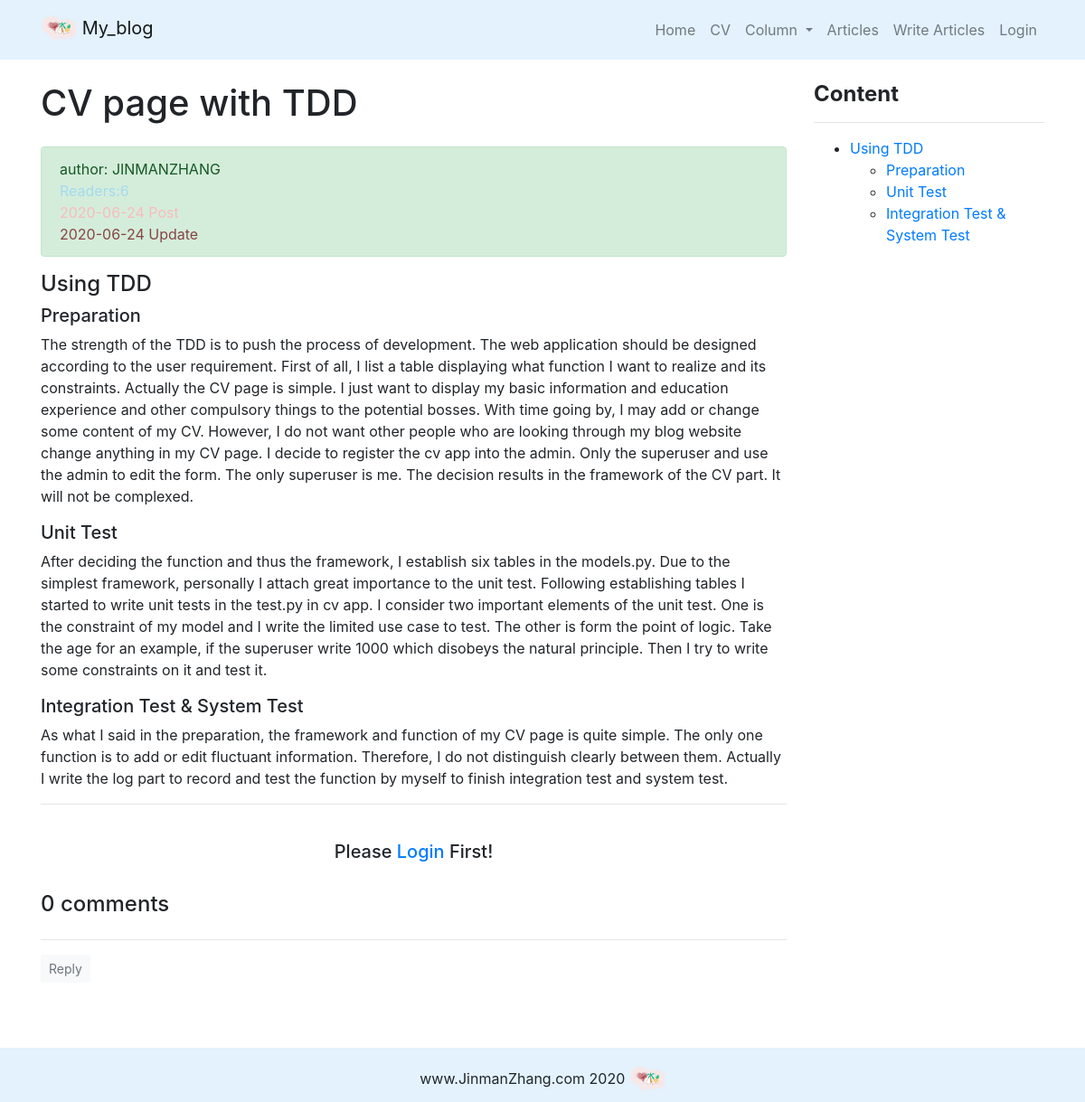
Screenshot of /article/article_detail/51/ with the database file from the repository.
### article/models.py (models this page shows, shortened)
class ArticlePost(models.Model):
    author = models.ForeignKey(User,on_delete=models.CASCADE)
    title = models.CharField(max_length=100)
    column = models.ForeignKey(
        ArticleColumn,
        null=True,
        blank=True,
        on_delete=models.CharField,
        related_name='article'
    )
    body = models.TextField()
    tags = TaggableManager(blank=True)
    picture = models.ImageField(upload_to='article/%Y%m%d/', blank=True)  #deal with the picture when saving
    def save(self,*args,**kwargs):
        article = super(ArticlePost,self).save(*args,**kwargs)
        return article
    created = models.DateTimeField(default=timezone.now)
    updated = models.DateTimeField(auto_now=True)
    total_views = models.PositiveIntegerField(default=0)
    class Meta:
        ordering = ('-created',)

### article/views.py (the view)
# urls.py: path('article_detail/<int:id>/',views.article_detail,name='article_detail'),
def article_detail(request, id):
    article = ArticlePost.objects.get(id=id)
    comments = Comment.objects.filter(article=id)   # from comment app to display comments in the bottom of the article
    md = markdown.Markdown(
    extensions = [
        'markdown.extensions.extra',
        'markdown.extensions.codehilite',
        'markdown.extensions.toc'
    ]
    )
    article.body = md.convert(article.body)
    article.total_views += 1
    article.save(update_fields=['total_views'])    # for the display method
    comment_form = CommentForm()
    context = {'article': article, 'toc':md.toc, 'comments': comments,'comment_form':comment_form,}
    return render(request, 'article/detail.html', context)

### templates/article/detail.html (shortened to what this page needs)
{% extends "base.html" %}
{% load static %}
{% block content %}
<div class="container" >
    <div class="row">
        <div class="col-9">
            <h1 class="mt-4 mb-4">{{ article.title }}</h1>
            <div class="alert alert-success">
                <div>
                    author:  {{ article.author }}
                </div>
                <div>
                    <div style="color:rgb(164,218,239)">
                         Readers:{{ article.total_views }}&nbsp;&nbsp;&nbsp;
                    </div>
                    <span style="color:rgb(249,187,192);">
                        {{ article.created|date:'Y-m-d' }} Post&nbsp;&nbsp;&nbsp;<br>
                    </span>
                    <span style="color:rgb(135,69,69);">
                        {{ article.updated|date:'Y-m-d' }} Update
                    </span>
                </div>
            </div>
            <div>
                {{ article.body|safe }}
            </div>
            <hr>
            {% if user.is_authenticated %}
                <div>
                    <form action="{% url 'comment:post_comment' article.id %}" method="POST">
                        {% csrf_token %}
                            <div class="form-group">
                                <label for="body">
                                    <strong>
                                        Comment:
                                    </strong>
                                </label>
                                <div>
                                    {{ comment_form.media }}
                                    {{ comment_form.body }}
                                </div>
                            </div>
                            <button type="submit" class="btn btn-success">Post</button>
                    </form>
                </div>
                <br>
            {% else %}
                <br>
                <h5 class="row justify-content-center">
                    Please<a href="{% url 'userprofile:login' %}">&nbsp;Login </a>&nbsp;First!
                </h5>
                <br>
            {% endif %}
            {% load mptt_tags %}
            <h4>{{ comments.count }} comments</h4>
            <div class="row">
                {% recursetree comments %}
                    {% with comment=node %}
                        <div class="{% if comment.reply_to %}
                                    offset-1 col-11
                                    {% else %}
                                    col-12
                                    {% endif %}">
                            <hr>
                            <div>
                                {% if user.is_authenticated %}
                                <button type="button"
                                        class="btn btn-light btn-sm text-muted"
                                        onclick="load_modal({{ article.id }}, {{ comment.id }})">
                                    Reply
                                </button>
                                {% else %}
                                <a class="btn btn-light btn-sm text-muted"
                                   href="{% url 'userprofile:login' %}">
                                    Reply
                                </a>
                                {% endif %}
                            </div>
                        </div>
                    {% endwith %}
                {% endrecursetree %}
            </div>
        </div>
        <div class="col-3 mt-4" id="sidebar" class="sidebar">
            <div class="sidebar__inner">
                <h4><strong>Content</strong></h4>
                <hr>
                <div>
                    {{ toc|safe }}
                </div>
            </div>
        </div>
    </div>
</div>
{% endblock content %}

### templates/article/detail.html (style rules this page uses)
.sidebar__inner { transform: translate(0, 0); transform: translate3d(0, 0, 0); will-change: position, transform; }

### templates/base.html (style rules this page uses)
html,body { height:100%; margin: 0; }

### rows the page displays
ArticlePost: title "CV page with TDD", author "JINMANZHANG", total_views "6", created "2020-06-24", updated "2020-06-24", body "Using TDD Preparation The strength of the TDD is to push the process of development. The web application should be designed according to the user requirement. First of all, I list a table displaying what function I want to realize and its constraints. Actually the CV page is simple. I just want to display my basic information and education experience and other compulsory things to the potential bosses. With time going by, I may add or change some content of my CV. However, I do not want other people who are looking through my blog website change anything in my CV page. I decide to register the cv app into the admin. Only the superuser and use the admin to edit the form. The only superuser…"

### other values shown
{{ comments.count }} "0"
{{ toc|safe }} "Using TDD Preparation Unit Test Integration Test & System Test"
